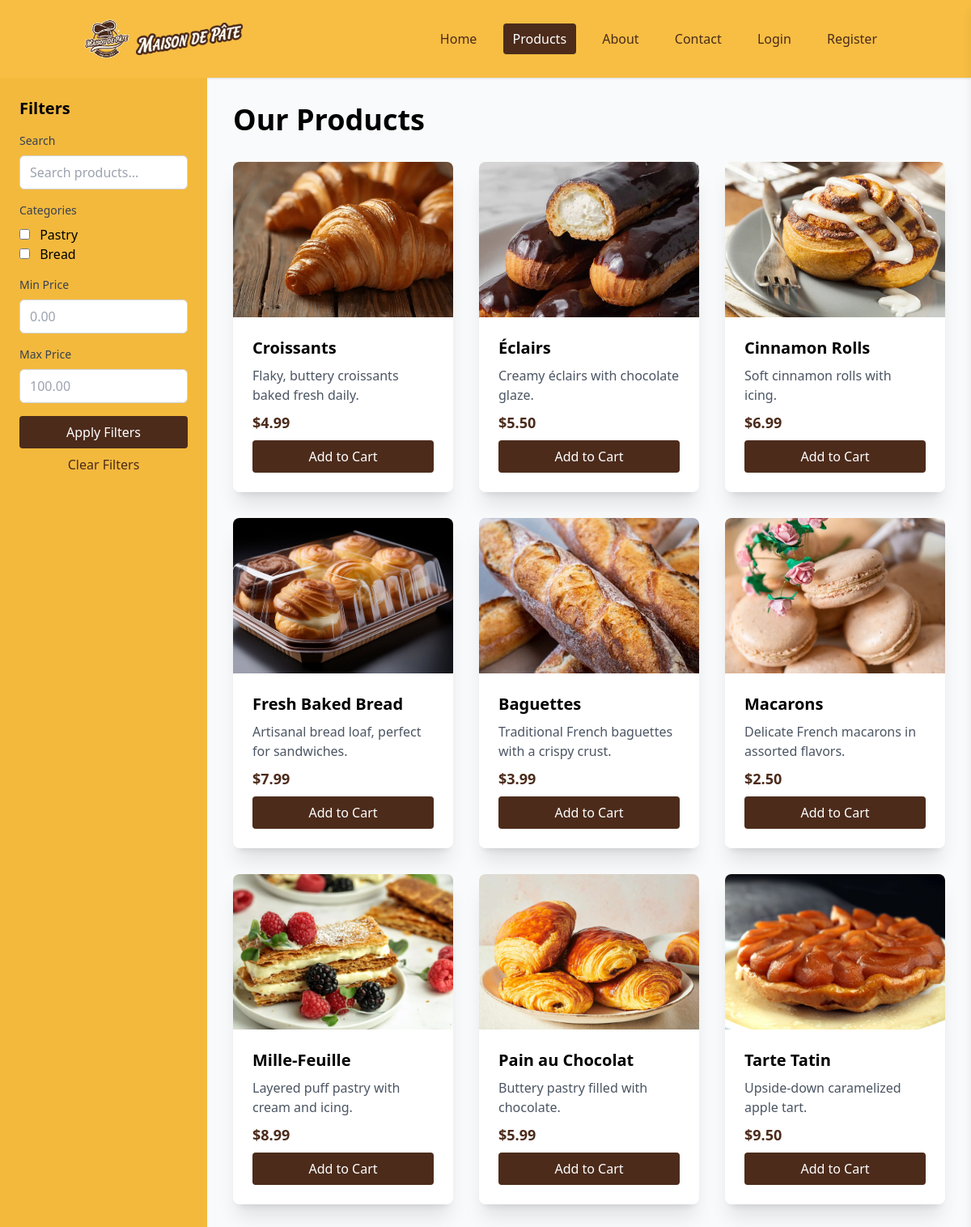
/products.php, run on the app's committed database.
### tables this page shows
CREATE TABLE products (
    id INT AUTO_INCREMENT PRIMARY KEY,
    name VARCHAR(100) NOT NULL,
    description TEXT,
    price DECIMAL(10,2) NOT NULL,
    image_path VARCHAR(255),
    category VARCHAR(50),
    stock INT DEFAULT 0,
    created_at TIMESTAMP DEFAULT CURRENT_TIMESTAMP
);

### includes/functions.php (called while the page is built, shortened)
<?php
function sanitize($input) {
    return htmlspecialchars(trim($input), ENT_QUOTES, 'UTF-8');
}
function isLoggedIn() {
    return isset($_SESSION['user_id']);
}
function isAdmin() {
    return isset($_SESSION['role']) && $_SESSION['role'] === 'admin';
}
?>

### products.php (the view, shortened to what this page needs)
<?php
require_once 'includes/db.php';
require_once 'includes/functions.php';
$search = $_GET['search'] ?? '';
$categories = $_GET['categories'] ?? [];
$min_price = $_GET['min_price'] ?? '';
$max_price = $_GET['max_price'] ?? '';
try {
    $categories_stmt = $pdo->query("SELECT DISTINCT category FROM products WHERE category IS NOT NULL AND category != ''");
    $all_categories = $categories_stmt->fetchAll(PDO::FETCH_COLUMN);
} catch (PDOException $e) {
    $all_categories = [];
}
try {
    $query = "SELECT * FROM products WHERE 1";
    $params = [];
    $query .= " ORDER BY created_at DESC";
    $stmt = $pdo->prepare($query);
    $stmt->execute($params);
    $products = $stmt->fetchAll();
} catch (PDOException $e) {
    $products = [];
}
?>
<!DOCTYPE html>
<html lang="en">
<head>
    <script src="https://cdn.tailwindcss.com"></script>
    <link rel="stylesheet" href="https://cdnjs.cloudflare.com/ajax/libs/animate.css/4.1.1/animate.min.css">
</head>
<body class="bg-gray-50">
    <?php include 'includes/navbar.php'; ?>
    <div class="flex min-h-screen">
        <div class="w-64 bg-[#f3b93d] p-6 animate__animated animate__fadeInLeft">
            <h2 class="text-xl font-semibold mb-4">Filters</h2>
            <form method="get">
                <div class="mb-4">
                    <label class="block text-sm font-medium text-gray-700 mb-2">Search</label>
                    <input type="text" name="search" value="<?php echo htmlspecialchars($search); ?>" placeholder="Search products..." class="w-full px-3 py-2 border border-gray-300 rounded-md focus:outline-none focus:ring-[#4c2b1b] focus:border-[#4c2b1b]">
                </div>
                <div class="mb-4">
                    <label class="block text-sm font-medium text-gray-700 mb-2">Categories</label>
                    <?php foreach ($all_categories as $cat): ?>
                        <label class="block">
                            <input type="checkbox" name="categories[]" value="<?php echo htmlspecialchars($cat); ?>" <?php if (in_array($cat, $categories)) echo 'checked'; ?> class="mr-2">
                            <?php echo htmlspecialchars($cat); ?>
                        </label>
                    <?php endforeach; ?>
                </div>
                <div class="mb-4">
                    <label class="block text-sm font-medium text-gray-700 mb-2">Min Price</label>
                    <input type="number" name="min_price" value="<?php echo htmlspecialchars($min_price); ?>" step="0.01" placeholder="0.00" class="w-full px-3 py-2 border border-gray-300 rounded-md focus:outline-none focus:ring-[#4c2b1b] focus:border-[#4c2b1b]">
                </div>
                <div class="mb-4">
                    <label class="block text-sm font-medium text-gray-700 mb-2">Max Price</label>
                    <input type="number" name="max_price" value="<?php echo htmlspecialchars($max_price); ?>" step="0.01" placeholder="100.00" class="w-full px-3 py-2 border border-gray-300 rounded-md focus:outline-none focus:ring-[#4c2b1b] focus:border-[#4c2b1b]">
                </div>
                <button type="submit" class="w-full bg-[#4c2b1b] text-white py-2 px-4 rounded hover:bg-[#3a1f14] focus:outline-none focus:ring-2 focus:ring-offset-2 focus:ring-[#4c2b1b]">Apply Filters</button>
                <a href="products.php" class="block text-center mt-2 text-[#4c2b1b] hover:text-[#3a1f14]">Clear Filters</a>
            </form>
        </div>
        <div class="flex-1 p-8 animate__animated animate__fadeInRight">
            <h1 class="text-4xl font-bold mb-8">Our Products</h1>
            <div class="grid grid-cols-1 md:grid-cols-2 lg:grid-cols-3 gap-8">
                <?php foreach ($products as $product): ?>
                    <div class="bg-white rounded-lg shadow-xl overflow-hidden animate__animated animate__zoomIn product-card">
                        <?php if ($product['image_path']): ?>
                            <img src="<?php echo $product['image_path']; ?>" alt="<?php echo sanitize($product['name']); ?>" class="w-full h-48 object-cover">
                        <?php else: ?>
                            <div class="w-full h-48 bg-gray-200 flex items-center justify-center">No Image</div>
                        <?php endif; ?>
                        <div class="p-6">
                            <h2 class="text-xl font-semibold mb-2"><?php echo sanitize($product['name']); ?></h2>
                            <p class="text-gray-600 mb-2"><?php echo sanitize($product['description']); ?></p>
                            <p class="text-lg font-bold text-[#4c2b1b] mb-2">$<?php echo number_format($product['price'], 2); ?></p>
                            <form method="post">
                                <button type="submit" name="add_to_cart" class="w-full bg-[#4c2b1b] text-white py-2 px-4 rounded hover:bg-[#3a1f14] focus:outline-none focus:ring-2 focus:ring-offset-2 focus:ring-[#4c2b1b]">Add to Cart</button>
                            </form>
                        </div>
                    </div>
                <?php endforeach; ?>
            </div>
        </div>
    </div>
</body>
</html>

### includes/navbar.php (shortened to what this page needs)
<?php require_once 'db.php'; require_once 'functions.php'; ?>
<header class="bg-[#f7be43] shadow">
    <div class="container mx-auto px-4 py-6 flex justify-between items-center">
        <div class="flex items-center">
            <a href="<?php echo $base_path; ?>index.php" class="flex items-center">
                <img src="images/logos/maisondepate_logo_high.png" alt="Maison de Pâte Logo" class="h-12 mr-2">
                <img src="images/logos/maisondepate_word_high.png" alt="Maison de Pâte" class="h-10">
            </a>
        </div>
        <?php $current_page = basename($_SERVER['PHP_SELF']); $base_path = basename(dirname($_SERVER['PHP_SELF'])) == 'admin' ? '../' : ''; $is_admin_page = strpos($_SERVER['PHP_SELF'], '/admin/') !== false; ?>
        <nav class="space-x-4">
            <a href="<?php echo $base_path; ?>index.php" class="px-3 py-2 rounded font-medium <?php echo $current_page == 'index.php' ? 'bg-[#4c2b1b] text-white' : 'text-[#4c2b1b] hover:bg-[#e6c28a] hover:text-[#3a1f14]'; ?>">Home</a>
            <a href="<?php echo $base_path; ?>products.php" class="px-3 py-2 rounded font-medium <?php echo (!$is_admin_page && $current_page == 'products.php') ? 'bg-[#4c2b1b] text-white' : 'text-[#4c2b1b] hover:bg-[#e6c28a] hover:text-[#3a1f14]'; ?>">Products</a>
            <?php if (!isAdmin()): ?>
                <a href="<?php echo $base_path; ?>about.php" class="px-3 py-2 rounded font-medium <?php echo $current_page == 'about.php' ? 'bg-[#4c2b1b] text-white' : 'text-[#4c2b1b] hover:bg-[#e6c28a] hover:text-[#3a1f14]'; ?>">About</a>
                <a href="<?php echo $base_path; ?>contact.php" class="px-3 py-2 rounded font-medium <?php echo $current_page == 'contact.php' ? 'bg-[#4c2b1b] text-white' : 'text-[#4c2b1b] hover:bg-[#e6c28a] hover:text-[#3a1f14]'; ?>">Contact</a>
            <?php endif; ?>
            <?php if (isLoggedIn()): ?>
                <a href="<?php echo basename(dirname($_SERVER['PHP_SELF'])) == 'admin' ? '../dashboard.php' : 'dashboard.php'; ?>" class="px-3 py-2 rounded font-medium <?php echo $current_page == 'dashboard.php' ? 'bg-[#4c2b1b] text-white' : 'text-[#4c2b1b] hover:bg-[#e6c28a] hover:text-[#3a1f14]'; ?>">Profile</a>
                <?php if (isAdmin()): ?>
                    <a href="<?php echo basename(dirname($_SERVER['PHP_SELF'])) == 'admin' ? 'orders.php' : 'admin/orders.php'; ?>" class="px-3 py-2 rounded font-medium <?php echo ($is_admin_page && $current_page == 'orders.php') ? 'bg-[#4c2b1b] text-white' : 'text-[#4c2b1b] hover:bg-[#e6c28a] hover:text-[#3a1f14]'; ?>">Orders</a>
                <?php endif; ?>
                <?php if (!isAdmin()): ?>
                    <button onclick="toggleCartSidebar()" class="px-3 py-2 rounded font-medium text-[#4c2b1b] hover:bg-[#e6c28a] hover:text-[#3a1f14]">Cart (<?php echo count($_SESSION['cart'] ?? []); ?>)</button>
                <?php endif; ?>
                <a href="<?php echo basename(dirname($_SERVER['PHP_SELF'])) == 'admin' ? '../logout.php' : 'logout.php'; ?>" onclick="return confirm('Are you sure you want to logout?')" class="px-3 py-2 rounded font-medium text-[#4c2b1b] hover:bg-[#e6c28a] hover:text-[#3a1f14]">Logout</a>
            <?php else: ?>
                <a href="<?php echo $base_path; ?>login.php" class="px-3 py-2 rounded font-medium <?php echo $current_page == 'login.php' ? 'bg-[#4c2b1b] text-white' : 'text-[#4c2b1b] hover:bg-[#e6c28a] hover:text-[#3a1f14]'; ?>">Login</a>
                <a href="<?php echo $base_path; ?>register.php" class="px-3 py-2 rounded font-medium <?php echo $current_page == 'register.php' ? 'bg-[#4c2b1b] text-white' : 'text-[#4c2b1b] hover:bg-[#e6c28a] hover:text-[#3a1f14]'; ?>">Register</a>
            <?php endif; ?>
        </nav>
    </div>
</header>

### data on the page
products: image_path (picture), name "Croissants", description "Flaky, buttery croissants baked fresh daily.", price "4.99"
products: image_path (picture), name "Éclairs", description "Creamy éclairs with chocolate glaze.", price "5.50"
products: image_path (picture), name "Cinnamon Rolls", description "Soft cinnamon rolls with icing.", price "6.99"
products: image_path (picture), name "Fresh Baked Bread", description "Artisanal bread loaf, perfect for sandwiches.", price "7.99"
products: image_path (picture), name "Baguettes", description "Traditional French baguettes with a crispy crust.", price "3.99"
products: image_path+name (picture), name "Macarons", description "Delicate French macarons in assorted flavors.", price "2.50"
products: image_path+name (picture), name "Mille-Feuille", description "Layered puff pastry with cream and icing.", price "8.99"
products: image_path+name (picture), name "Pain au Chocolat", description "Buttery pastry filled with chocolate.", price "5.99"
products: image_path+name (picture), name "Tarte Tatin", description "Upside-down caramelized apple tart.", price "9.50"

### other printed values
$cat "Pastry"
$cat "Bread"
